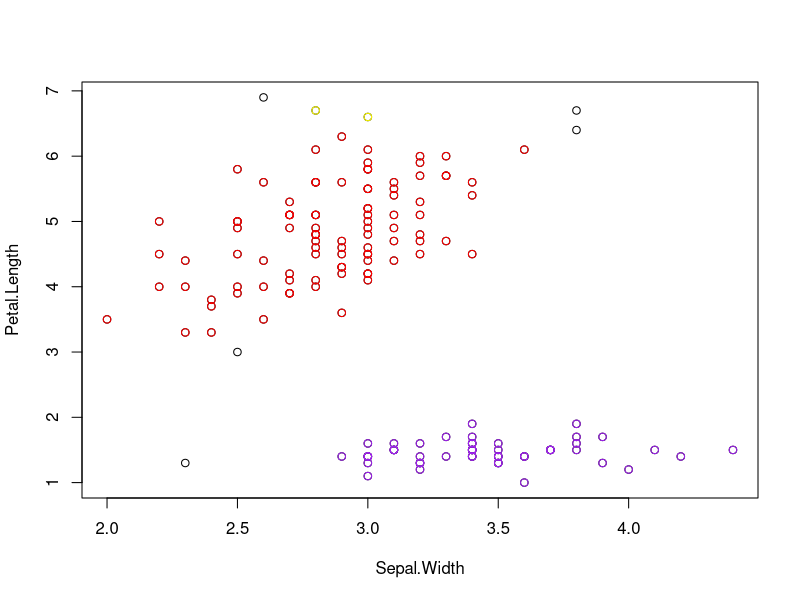

Write the R code that produced this figure.
#DBScan algorithm 

 

#choose Eps and minpts
#Eps = maximum distance beetwen two points if they are in the same cluster
#minpts = minimum digits of points which are shaped a cluster 

#function DBscan
DBSCAN<-function(data , eps , minpts){
  

  length<-as.numeric(lengths(data[1],use.names = TRUE)) #total length of the points
  
  visited<-array(FALSE, length) #every point which is not noise must been visited after the loop
  isNoise<-array(FALSE, length) #no need visit them
   
  cluster<-c() #create the basic array, contains all points which are include in a cluster , actually all points except noises, it is filled with positive integers which are refered to a data row
  k=1
  nofclusters <- 0
  distance <- as.matrix(dist(data)) #array[length,length]
   
  
  #put noises away
  for (i in 1:(length -1) ){  
    itspnts <-0
    for(j in 1 :length){
      if(i!=j){
        if (!is.null(distance[i,j]) && (distance[i,j]<eps)){
          itspnts=itspnts + 1
        }
      }
      if(itspnts>minpts)
        break;
    }
     
    if (itspnts<minpts)
      isNoise[i]=TRUE  
    
  }
  
  #for every point
  for (i in 1:(length-1)){
    if (isNoise[i]==FALSE) #ignore it
    {
      #finding neighbors of every point
      neighbours<-c(i)
      for(j in 1 :length){
        if (!is.null(distance[i,j]) && (distance[i,j]<eps))
        {
          neighbours<-c(neighbours ,  j)
        }
      }
    
      
      
    case<-FALSE 
    #if at least one point of the neighborhood is in array clusters[], it means that all points int the neighborhhod are in the cluster
    for (k in 1:length(neighbours)){
      if(visited[neighbours[k]]==TRUE){ #At least one point is in a neighborhood => all current neighborhood in this neighborhood except noises
        #must put them in correct neighborhood
        inClusterCage = -1
        for(kk in 1:length(cluster)){
          if (cluster[kk]== neighbours[k])
          {
            inClusterCage = kk;
            break;
          }
        }
        cluster<- c (cluster[1:inClusterCage], neighbours, cluster[inClusterCage: length(cluster)]) #so all neighbors are put in the correct cluster 
        case<-TRUE #we want it to delete points which exist already in the array cluster()
        break;
      }
    }
    #it means that it is a new neighborhood/cluster
    if (case==FALSE){ 
      cluster<-c(cluster, nofclusters ,neighbours) #i use a negative int variable: nofclusters, to know when we have a new cluster 
      nofclusters<-nofclusters-1
    }
    #must be unique elements
     else{
       cluster<-unique(cluster, incomparables = FALSE, MARGIN = 1, fromLast = FALSE)
       cluster <- cluster[!is.na(cluster)]
        }
      for (k in 1:length(neighbours)){
          visited[neighbours[k]]=TRUE
      }
   }# end of if(isNoise==FALSE) statement
  }#end of for(i in 1:(length-1)) loop
   
     
  



  nofclusters<-abs(nofclusters) #real number of clusters
  neighborhoods<-matrix(nrow=lengths(data , use.names=TRUE), ncol=nofclusters) #create a matrix in which every row haw a cluster
  i=1
  number<-0
  j<-0
  for(i in 1:length(cluster)){
    if (cluster[i]>0){
      j<-j+1
      neighborhoods[j,number] <- cluster[i]
    }
    else{
      number<-number+1
      j<-0
    
  }
}

  #plot
  #manual plotting , depends on number of clusters
  plot(data)
  points(data[neighborhoods[,1],] , col="purple")
  points(data[neighborhoods[,2],], col="red")
  points(data[neighborhoods[,3],] , col="green")
  points(data[neighborhoods[,4],] , col ="yellow")



  #if its not clear the isVoice points
  #lines(data[neighborhoods[,1],] , col="purple")
  #lines(data[neighborhoods[,2],], col="red")

} #end of function


eps=0.5
minpts=8

?iris
data<-iris[-5]
data<-data[-4]
data<-data[-1]
DBSCAN(data , eps , minpts)


 
 
 

